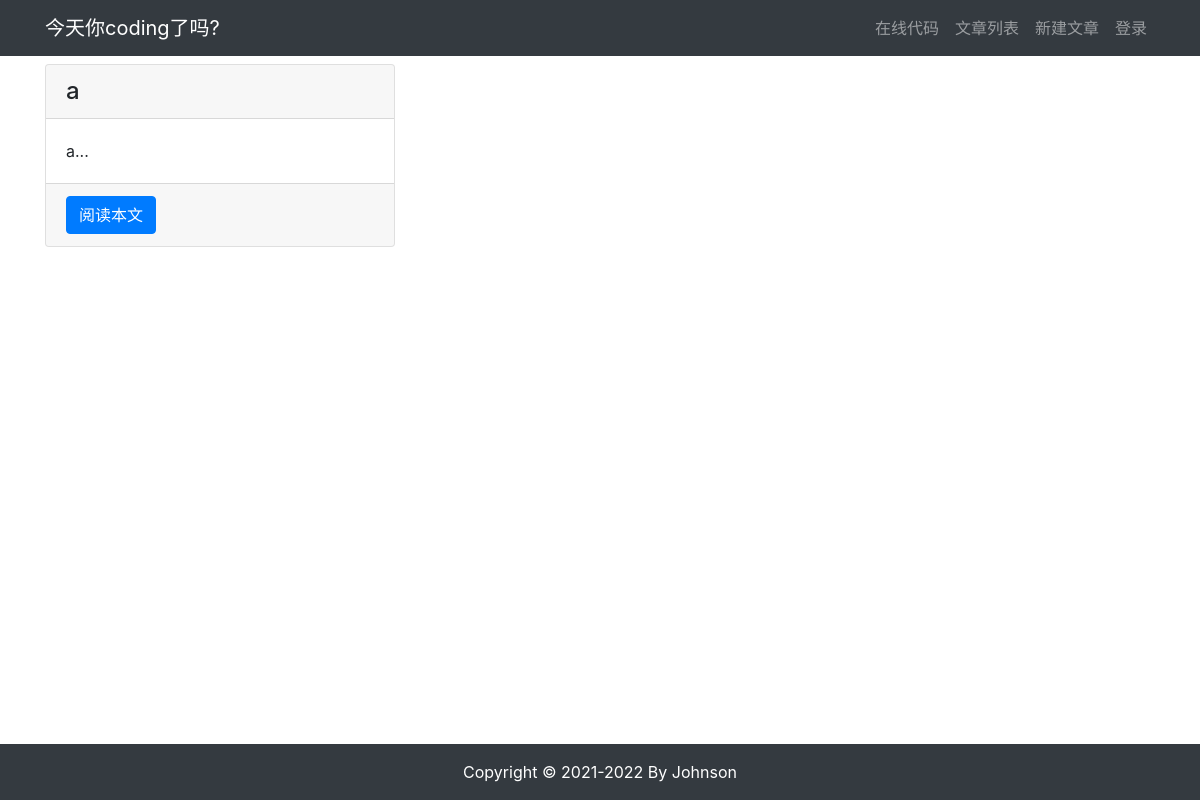
Before: /article/article-list/ with the older database file.
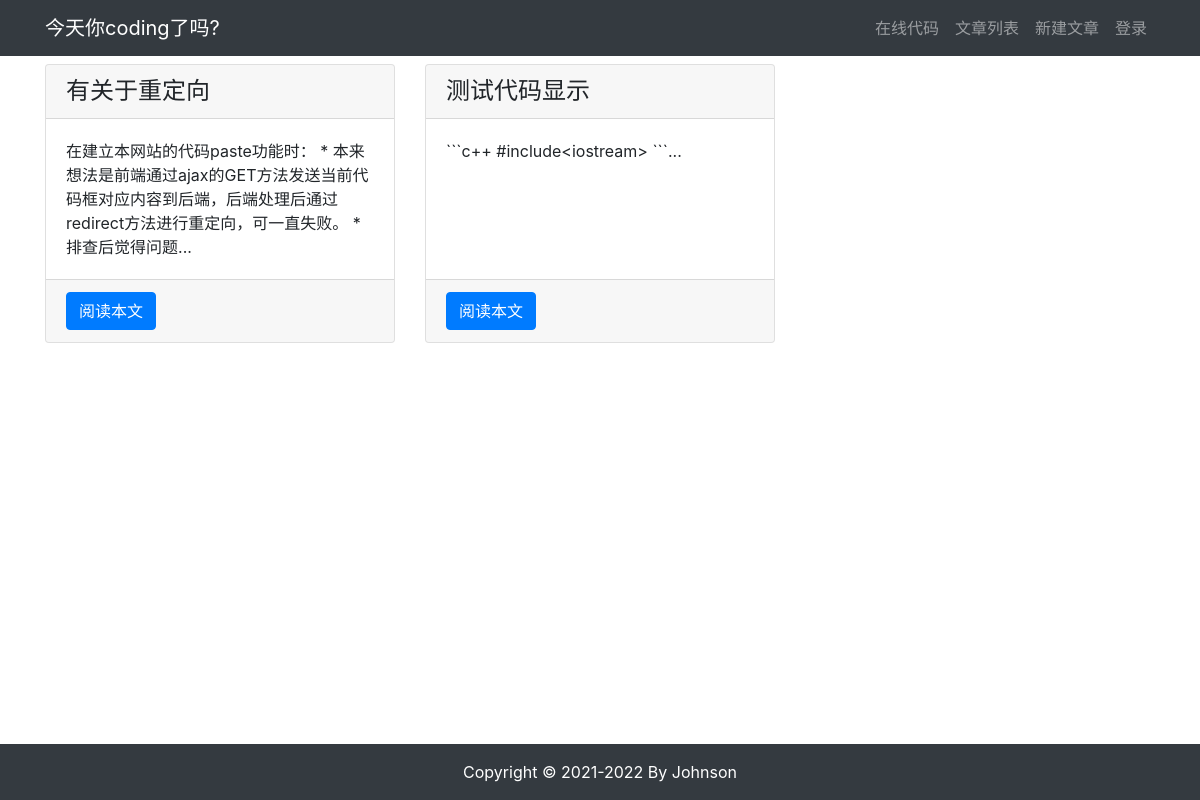
After: the same page with the newer database file.
### article/models.py (models this page shows, shortened)
class ArticlePost(models.Model):
    author = models.ForeignKey(User, on_delete=models.CASCADE)
    title = models.CharField(max_length=100)
    body = models.TextField()
    created = models.DateTimeField(default=timezone.now)
    updated = models.DateTimeField(auto_now=True)
    class Meta:
        ordering = ('-created', )

### article/views.py (the view)
# urls.py: path('article-list/', views.article_list, name='article_list'),
def article_list(request):
    articles = ArticlePost.objects.all()
    context = {'articles':articles}
    return render(request, 'article/list.html', context)

### templates/article/list.html (shortened to what this page needs)
{% extends "base.html" %}
{% load staticfiles %}
{% block content %}
<div class="container">
    <div class="row mt-2">
        {% for article in articles %}
        <div class="col-4 mb-4">
            <div class="card h-100">
                <h4 class="card-header">{{article.title}}</h4>
                <div class="card-body">
                    <p class="card-text">{{ article.body|slice:'100' }}...</p>
                </div>
                <div class="card-footer">
                    <a href="{% url 'article:article_detail' article.id %}" class="btn btn-primary">阅读本文</a>
                </div>
            </div>
        </div>
        {% endfor %}
    </div>
</div>
{% endblock content %}

### templates/base.html (shortened to what this page needs)
{% load staticfiles %}
<!DOCTYPE html>
<html lang="zh-cn">
<head>
    <link rel="stylesheet" href="{% static 'bootstrap/css/bootstrap.min.css' %}">
    <link rel="stylesheet" href="{% static 'md_css/default.css' %}">
</head>
<body>
    {% include 'header.html' %}
    {% block content %} {% endblock content %}
    {% include 'footer.html' %}
</body>
</html>

### templates/header.html
<nav class="navbar navbar-expand-lg navbar-dark bg-dark">
    <div class="container">
        <a class="navbar-brand" href="#">今天你coding了吗?</a>
        <div>
            <ul class="navbar-nav">
                <li clas="nav-item">
                    <a class="nav-link" href="{% url 'coding:edit' %}">在线代码</a>
                </li>
                <li class="nav-item">
                    <a class="nav-link" href="{% url 'article:article_list' %}">文章列表</a>
                </li>
                <li class="nav-item">
                    <a class="nav-link" href="{% url 'article:article_create' %}">新建文章</a>
                </li>
                {% if user.is_authenticated %}
                    <li class="nav-item dropdown">
                        <a class="nav-link dropdown-toggle" href="#" id="navbarDropdown" role="button" data-toggle="dropdown" aria-haspopup="true">
                            {{ user.username }}
                        </a>
                        <div class="dropdown-menu" aria-labelledby="navbarDropdown">
                            <a class="dropdown-item" href='{% url "userprofile:edit" user.id%}'>个人信息</a>
                            <a class="dropdown-item" href='#' onclick="user_delete()">删除用户</a>
                            <a class="dropdown-item" href='{% url "userprofile:logout" %}'>退出登录</a>
                        </div>
                    </li>
                    <form style="display:none;" id="user_delete" action="{% url 'userprofile:delete' user.id %}" method="POST">
                        {% csrf_token %}
                        <button type="submit">发送</button>
                    </form>
                    <script>
                        function user_delete() {
                            // 调用弹窗删除
                            var r = confirm("确定要删除该用户吗？");
                            if (r == true) {
                                $('form#user_delete button').click();
                            }
                        }
                    </script>
                {% else %}
                    <li class="nav-item">
                        <a class="nav-link" href='{% url "userprofile:login" %}'>登录</a>
                    </li>
                {% endif %}
            </ul>
        </div>
    </div>
</nav>

### templates/footer.html
{% load staticfiles %}
<div>
    <br><br><br>
</div>
<footer class="py-3 bg-dark fixed-bottom">
    <div class="container">
        <p class="m-0 text-center text-white">Copyright &copy; 2021-2022 By Johnson</p>
    </div>
</footer>

Changed rows visible on the page:
removed ArticlePost: title "a", body "a"
added ArticlePost: title "有关于重定向", body "在建立本网站的代码paste功能时： * 本来想法是前端通过ajax的GET方法发送当前代码框对应内容到后端，后端处理后通过redirect方法进行重定向，可一直失败。 * 排查后觉得问题"
added ArticlePost: title "测试代码显示", body "```c++ #include<iostream> ```"
